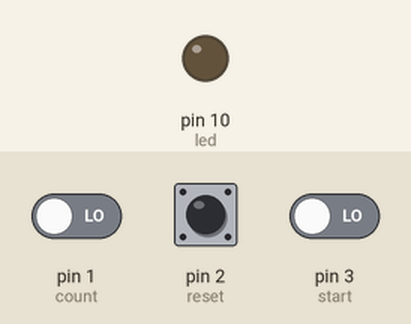
This sketch was run on a simulated Arduino Uno, built with avr-gcc and run on an emulated ATmega328P. On the bench: output pins drawn as LEDs (lit = HIGH). Dashed ring = blinking. The inputs (shaded band) are chosen by the test bench; at power-on: pin 1 (count) LOW, pin 3 (start) LOW, pin 2 (reset) LOW.

Above: at 1.2 s.
1.3 s: pin 1 (count) driven HIGH and pin 3 (start) driven HIGH
At 2.2 s:
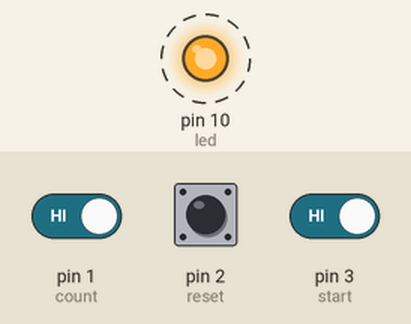
4.3 s: pin 3 (start) driven LOW
5.8 s: pin 3 (start) driven HIGH
At 6.7 s:
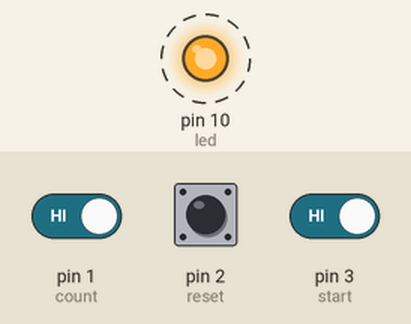
8.8 s: pin 2 (reset) pulled HIGH for 3.2 s
Timing chart, 0 to 14.5 s (numbered marks = the images above; inputs shaded):
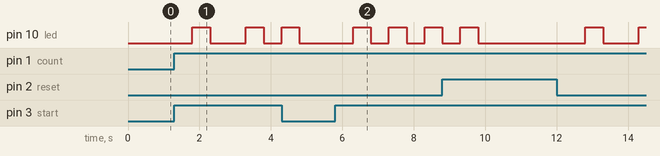

The sketch:

3_push_buttons_on_eled.ino
```cpp
int led=10;
int count=1;
int reset=2;
int start=3;
int counter=0;
int state=0;
void setup() {
pinMode(led,OUTPUT);
pinMode(count,INPUT);
pinMode(reset,INPUT);
pinMode(start,INPUT);

}

void loop() {
 state=digitalRead(count);
 int state1=digitalRead(reset);
 int state2=digitalRead(start);
  if(state==HIGH)
  {
    counter=counter+1;
    delay(500);
   }

if(state1==HIGH)
{
  counter=0;
}

 if(state2==HIGH)
 {
for(int i=0;counter>i;i++)
{
digitalWrite(led,HIGH);
delay(500);
digitalWrite(led,LOW);
delay(500);

}
}
else
{
  digitalWrite(led,LOW);
}

}
```

Measured:
- after the input at 1.3 s, pin 10 (led): alternates HIGH for 0.50 s and LOW for 1.0 s, starting after 0.50 s
- after the input at 5.8 s, pin 10 (led): alternates HIGH for 0.50 s and LOW for 0.50 s, starting after 0.50 s
